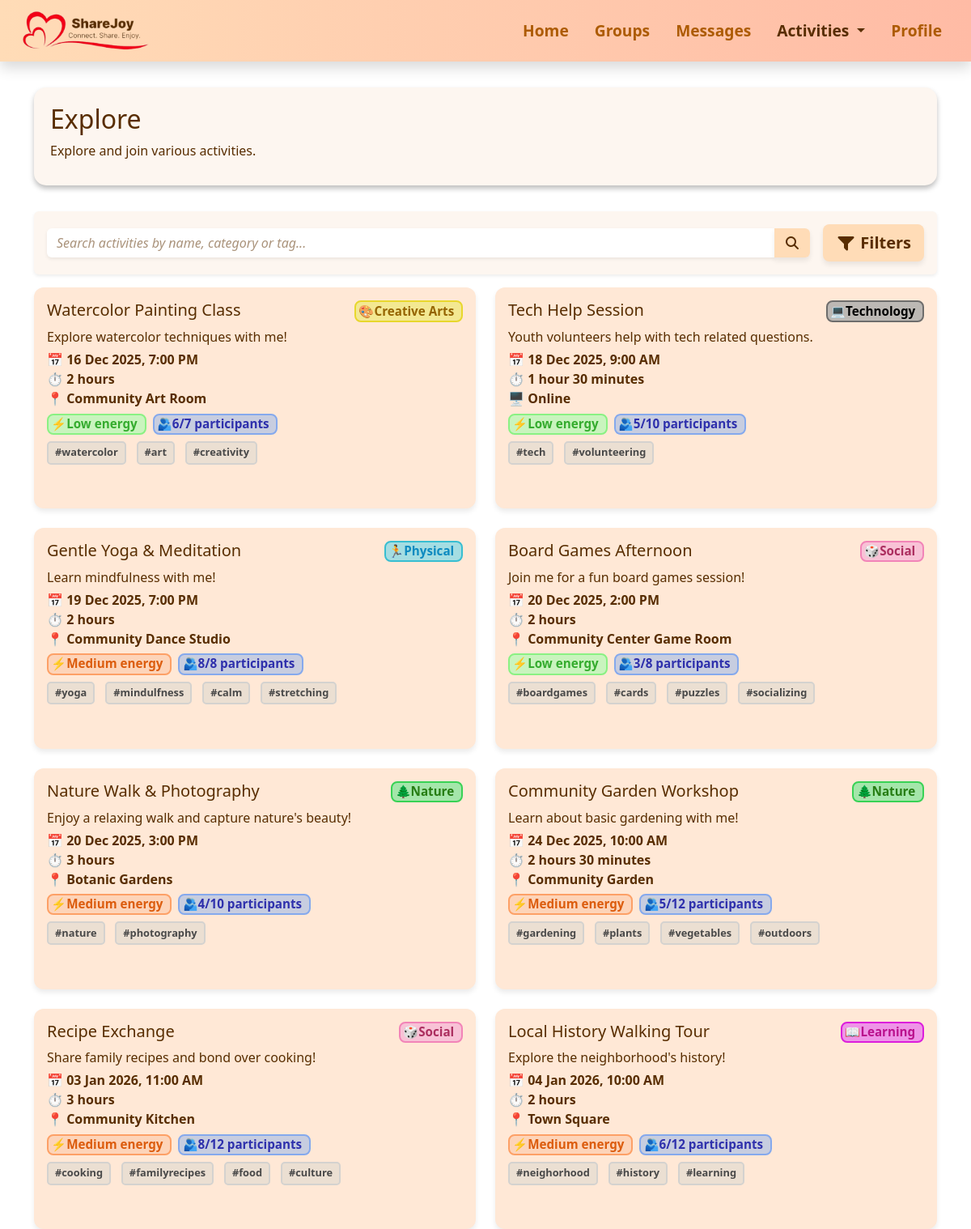
/explore, run on the app's committed database.
### activities.py (models this page shows)
class Activity(db.Model):
    id = db.Column(db.Integer, primary_key=True)
    name = db.Column(db.String(100))
    description = db.Column(db.Text)
    date = db.Column(db.String(20))
    time = db.Column(db.String(10))
    duration_hours = db.Column(db.Integer)
    duration_minutes = db.Column(db.Integer)
    format_type = db.Column(db.String(20))
    location = db.Column(db.String(100))
    type = db.Column(db.String(50))
    energy = db.Column(db.String(10))
    max_participants = db.Column(db.Integer)
    participants = db.Column(db.Integer)
    tags = db.Column(db.String(200))
    creator = db.Column(db.String(50))

### app.py (the view)
@app.route("/explore")
def explore():
    query = Activity.query
    search = request.args.get("search")
    if search:
        query = query.filter(
            (Activity.name.ilike(f"%{search}%")) |
            (Activity.type.ilike(f"%{search}%")) |
            (Activity.tags.ilike(f"%{search}%"))
        )
    category = request.args.get("category")
    if category:
        query = query.filter_by(type=category)
    energy = request.args.get("energy")
    if energy:
        query = query.filter_by(energy=energy)
    format_type = request.args.get("format")
    if format_type:
        query = query.filter_by(format_type=format_type)
    activities = query.order_by(Activity.date.asc()).all()
    for a in activities:
        a.tags = a.tags.split(",") if a.tags else []
        try:
            parsed_date = datetime.strptime(a.date, "%Y-%m-%d")
        except ValueError:
            parsed_date = datetime.strptime(a.date, "%d %b %Y")
        a.display_date = parsed_date.strftime("%d %b %Y")
        try:
            parsed_time = datetime.strptime(a.time, "%H:%M")
        except ValueError:
            parsed_time = datetime.strptime(a.time, "%I:%M %p")
        a.display_time = parsed_time.strftime("%I:%M %p").lstrip("0")
    return render_template("explore.html", activities=activities)

### templates/explore.html (shortened to what this page needs)
{% extends "base.html" %}
{% block extra_css %}
<link rel="stylesheet" href="{{ url_for('static', filename='css/activities.css') }}">
<link rel="stylesheet" href="{{ url_for('static', filename='css/explore.css') }}">
{% endblock %}
{% block content %}
<div class="section-box d-flex flex-column flex-md-row justify-content-between align-items-start align-items-md-center">
    <div>
        <h1>Explore</h1>
        <p>Explore and join various activities.</p>
    </div>
</div>
<div class="p-3 mb-3 rounded shadow-sm box1">
    <div class="d-flex flex-column flex-md-row align-items-start align-items-md-center gap-2">
        <form method="get" class="flex-grow-1 mb-2 mb-md-0 box2 rounded">
            <div class="input-group">
                <input type="text" name="search" class="form-control shadow-sm searchbar"
                    placeholder="Search activities by name, category or tag..."
                    value="{{ request.args.get('search', '') }}">
                <button class="btn search-btn" type="submit">
                    <i class="fa-solid fa-magnifying-glass"></i>
                </button>
            </div>
        </form>
        <button id="toggle-filters" class="btn btn-lg fw-semibold mt-2 mt-md-0 ms-md-2">
            <i class="fa-solid fa-filter"></i> Filters
        </button>
    </div>
</div>
<div class="row g-4">
    {% if activities %}
    {% for activity in activities %}
    <div class="col-md-6">
        <div class="activity-card position-relative h-100">
            <div class="d-flex flex-column flex-sm-row justify-content-between align-items-start spacing">
                <h5 class="mb-0">{{ activity.name }}</h5>
                {% if activity.type == 'Creative Arts' %}
                <span class="badge badge-creativearts category-badge mb-2 mb-sm-0">🎨Creative Arts</span>
                {% elif activity.type == 'Social' %}
                <span class="badge badge-social category-badge mb-2 mb-sm-0">🎲Social</span>
                {% elif activity.type == 'Learning' %}
                <span class="badge badge-learning category-badge mb-2 mb-sm-0">📖Learning</span>
                {% elif activity.type == 'Physical' %}
                <span class="badge badge-physical category-badge mb-2 mb-sm-0">🏃Physical</span>
                {% elif activity.type == 'Nature' %}
                <span class="badge badge-nature category-badge mb-2 mb-sm-0">🌲Nature</span>
                {% elif activity.type == 'Technology' %}
                <span class="badge badge-technology category-badge mb-2 mb-sm-0">💻Technology</span>
                {% endif %}
            </div>
            <p>{{ activity.description }}</p>
            <div class="row fw-semibold spacing">
                <div class="col-12">
                    📅 {{ activity.display_date }}, {{ activity.display_time }}
                </div>
                <div class="col-12">⏱
                    {% set h = activity.duration_hours %}
                    {% set m = activity.duration_minutes %}
                    {% if h and m %}
                    {{ h }} hour{% if h > 1 %}s{% endif %} {{ m }} minute{% if m > 1 %}s{% endif %}
                    {% elif h %}
                    {{ h }} hour{% if h > 1 %}s{% endif %}
                    {% elif m %}
                    {{ m }} minute{% if m > 1 %}s{% endif %}
                    {% else %}
                    0 minutes
                    {% endif %}
                </div>
                <div class="col-12">
                    {% if activity.format_type|lower == 'online' %}
                    🖥️ Online
                    {% else %}
                    📍 {{ activity.location }}
                    {% endif %}
                </div>
            </div>
            <div class="d-flex flex-wrap gap-2 spacing">
                <span class="badge
                        {% if activity.energy == 'Low' %}energy-low
                        {% elif activity.energy == 'Medium' %}energy-medium
                        {% elif activity.energy == 'High' %}energy-high
                        {% endif %}">
                    ⚡{{ activity.energy }} energy
                </span>
                <span class="badge participants">🫂{{ activity.participants }}/{{ activity.max_participants }}
                    participants</span>
            </div>
            <div class="activity-tags spacing">
                {% for tag in activity.tags %}
                <span>#{{ tag }}</span>
                {% endfor %}
            </div>
        </div>
    </div>
    {% endfor %}
    {% else %}
    <div class="col-12">
        <div class="alert alert-info text-center fw-semibold">
            No activities found.
        </div>
    </div>
    {% endif %}
</div>
{% endblock %}

### static/css/base.css (style rules this page uses)
.section-box { width: 100%; min-height: 100px; color: #582D00; background-color: #FDF6F0; box-shadow: 0 4px 6px rgba(0, 0, 0, 0.256); padding-top: 20px; padding-bottom: 15px; padding-left: 20px; padding-right: 20px; margin: 2rem auto; border-radius: 15px; }
h1 { font-size: 2rem; }
body { color: #582D00; }
.form-control, .form-select { background-color: #FDFAF7; border: none; box-shadow: 0 4px 6px rgba(0, 0, 0, 0.08); }
.form-control::placeholder, .form-select::placeholder, .form-select option[value=""], .form-control.is-placeholder[type="date"], .form-control.is-placeholder[type="time"], .form-select:has(option[value=""]:checked) { font-style: italic; color: #AA937B; }
input, textarea { color: #582D00 !important; }
#toggle-filters { background-color: #FFDCB7; color: #582D00; border: none; box-shadow: 0 4px 6px rgba(0, 0, 0, 0.08); }
input::placeholder { font-style: italic; color: #582D00; }
.search-btn { background-color: #FFDCB7; color: #582D00; border: none; box-shadow: 0 4px 6px rgba(0, 0, 0, 0.08); font-weight: 600; }
.searchbar { background-color: transparent !important; border: none !important; }
.box2 { background-color: #FFFFFF; color: #582D00; }
.box1 { background-color: #FDF6F0; color: #582D00; }

### static/css/activities.css (style rules this page uses)
.activity-card { background: #ffe8d6; border-radius: 12px; padding: 1rem; margin-bottom: 1.8rem; box-shadow: 0 4px 6px rgba(0, 0, 0, 0.08); transition: transform 0.2s, box-shadow 0.2s; }
.activity-card p { margin-bottom: 0.25rem; }
.spacing { margin-bottom: 0.4rem; }
.badge { font-size: 0.8rem; padding: 0.2rem 0.55rem 0.25rem 0.2rem; border-radius: 8px; font-weight: 600; }
.badge-creativearts { background: #F3E892; border: 2px solid #E8D72D; color: #956400; }
.badge-social { background: #F8C2D6; border: 2px solid #F284B8; color: #AC2E5F; }
.badge-learning { background: #EE94E7; border: 2px solid #DC1EDC; color: #BA118D; }
.badge-physical { background: #A4DDE2; border: 2px solid #38BED1; color: #0D8AC0; }
.badge-nature { background: #A4E6AA; border: 2px solid #38D255; color: #267D13; }
.badge-technology { background: #BCB8B4; border: 2px solid #6E6D6C; color: #000; }
.energy-low { background: #C9F4BE; border: 2px solid #8AF183; color: #35AC2E; }
.energy-medium { background: #FDD4B9; border: 2px solid #FDA066; color: #DC5C0D; }
.activity-tags span { background: #EBDFD2; border: 2px solid #D4D2CF; padding: 0.15rem 0.5rem 0.2rem; font-size: 0.8rem; color: #494949; margin: 0 0.3rem 0.2rem 0; font-weight: 600; border-radius: 5px; }
.activity-tags { display: flex; flex-wrap: wrap; gap: 0.5rem; margin-top: 0.5rem; }
.participants { background: #C7CDE0; border: 2px solid #85A9ED; color: #2E30AC; }

### static/css/explore.css (style rules this page uses)
.badge { font-size: 0.95rem; }

### data on the page
Activity: name "Watercolor Painting Class", type "🎨Creative Arts", description "Explore watercolor techniques with me!", display_date "16 Dec 2025", display_time "7:00 PM", duration_hours "2", location "Community Art Room", energy "Low", participants "6", max_participants "7", tags "watercolor" "art" "creativity"
Activity: name "Tech Help Session", type "💻Technology", description "Youth volunteers help with tech related questions.", display_date "18 Dec 2025", display_time "9:00 AM", duration_hours "1", duration_minutes "30", format_type "🖥️ Online", energy "Low", participants "5", max_participants "10", tags "tech" "volunteering"
Activity: name "Gentle Yoga & Meditation", type "🏃Physical", description "Learn mindfulness with me!", display_date "19 Dec 2025", display_time "7:00 PM", duration_hours "2", location "Community Dance Studio", energy "Medium", participants "8", max_participants "8", tags "yoga" "mindulfness" "calm" "stretching"
Activity: name "Board Games Afternoon", type "🎲Social", description "Join me for a fun board games session!", display_date "20 Dec 2025", display_time "2:00 PM", duration_hours "2", location "Community Center Game Room", energy "Low", participants "3", max_participants "8", tags "boardgames" "cards" "puzzles" "socializing"
Activity: name "Nature Walk & Photography", type "🌲Nature", description "Enjoy a relaxing walk and capture nature's beauty!", display_date "20 Dec 2025", display_time "3:00 PM", duration_hours "3", location "Botanic Gardens", energy "Medium", participants "4", max_participants "10", tags "nature" "photography"
Activity: name "Community Garden Workshop", type "🌲Nature", description "Learn about basic gardening with me!", display_date "24 Dec 2025", display_time "10:00 AM", h "2", duration_minutes "30", location "Community Garden", energy "Medium", participants "5", max_participants "12", tags "gardening" "plants" "vegetables" "outdoors"
Activity: name "Recipe Exchange", type "🎲Social", description "Share family recipes and bond over cooking!", display_date "03 Jan 2026", display_time "11:00 AM", duration_hours "3", location "Community Kitchen", energy "Medium", participants "8", max_participants "12", tags "cooking" "familyrecipes" "food" "culture"
Activity: name "Local History Walking Tour", type "📖Learning", description "Explore the neighborhood's history!", display_date "04 Jan 2026", display_time "10:00 AM", duration_hours "2", location "Town Square", energy "Medium", participants "6", max_participants "12", tags "neighorhood" "history" "learning"
